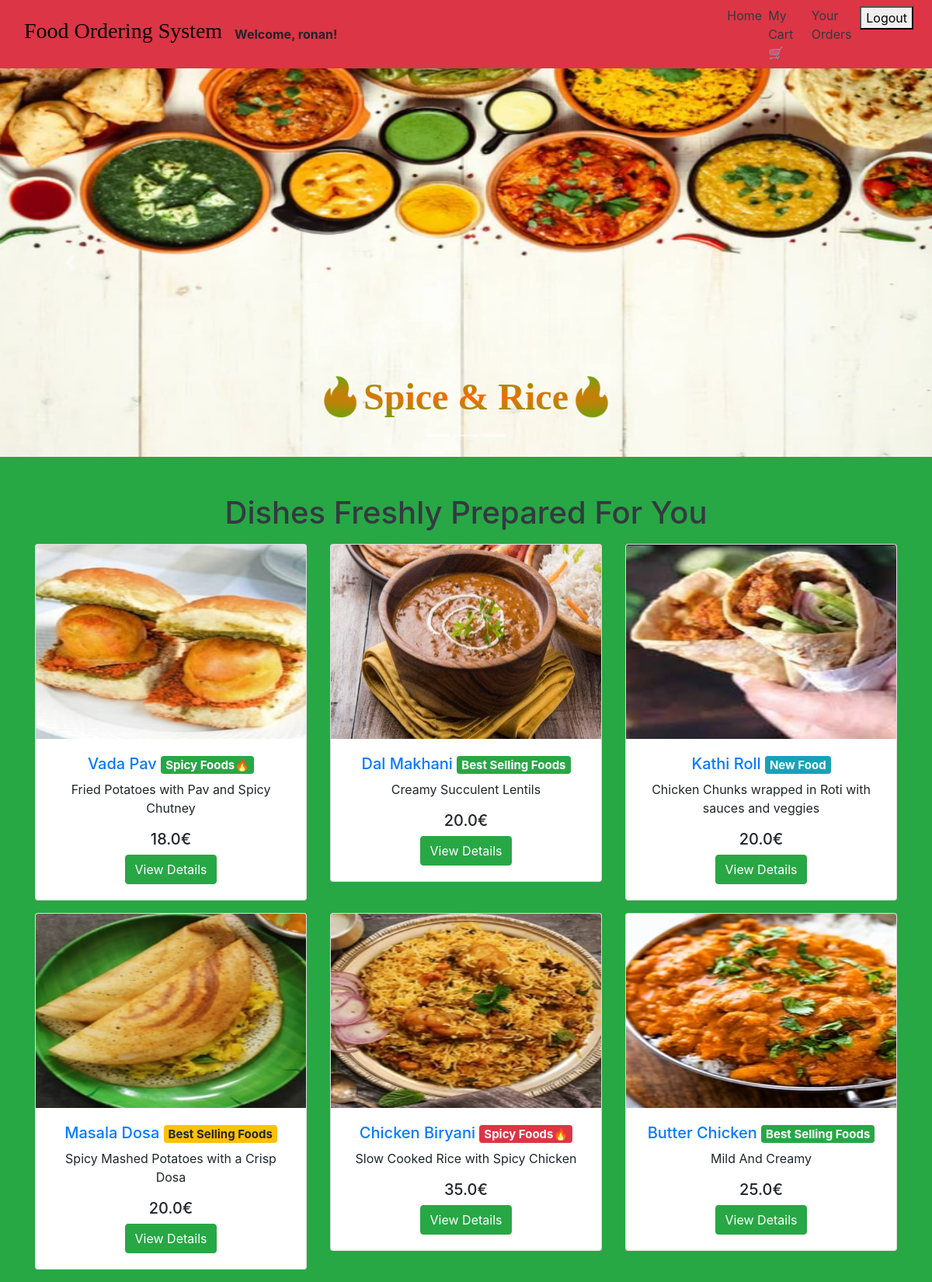
Page / (signed in) on the committed database.
### main/models.py (models this page shows, shortened)
class Item(models.Model):
    LABELS = (
        ('Best Selling Food', 'Best Selling Food'),
        ('New Food', 'New Food'),
        ('Spicy Food🔥', 'Spicy Food🔥'),
    )
    LABEL_COLOUR = (
        ('danger', 'danger'),
        ('success', 'success'),
        ('primary', 'primary'),
        ('info', 'info'),
        ('warning', 'warning'),
    )
    title = models.CharField(max_length=150)
    description = models.CharField(max_length=250,blank=True)
    price = models.FloatField()
    pieces = models.IntegerField(default=6)
    instructions = models.CharField(max_length=250,default="Available")
    image = models.ImageField(default='default.png', upload_to='images/')
    labels = models.CharField(max_length=25, choices=LABELS, blank=True)
    label_colour = models.CharField(max_length=15, choices=LABEL_COLOUR, blank=True)
    slug = models.SlugField(default="foods")
    created_by = models.ForeignKey(User, on_delete=models.CASCADE)

### main/views.py (the view)
# urls.py: path('', MenuListView.as_view(), name='home'),
class MenuListView(ListView):
    model = Item
    template_name = 'main/home.html'
    context_object_name = 'menu_items'

### main/templatetags/get_group.py (called while the page is built)
@register.filter(name='has_group')
def has_group(user, group_name):
    return user.groups.filter(name=group_name).exists()

### main/templates/main/home.html (shortened to what this page needs)
{% extends "main/layout.html" %}
{% block content %}
  <div class="home bg-success">
    <div id="carouselExampleCaptions" class="carousel slide mb-5" data-ride="carousel" style="height: 500px;">
        <ol class="carousel-indicators">
          <li data-target="#carouselExampleCaptions" data-slide-to="0" class="active"></li>
          <li data-target="#carouselExampleCaptions" data-slide-to="1"></li>
          <li data-target="#carouselExampleCaptions" data-slide-to="2"></li>
        </ol>
        <div class="carousel-inner">
          <div class="carousel-item active">
            <img src="../media/indian_food.png" class="d-block w-100" alt="sushi1" height="500px">
            <div class="carousel-caption d-none d-md-block text-dark">
              <h1 style="font-size: 300%;font-weight: 600;
              background-image:radial-gradient(#fc6806, #30bd0c);
              color: transparent;
              background-clip: text;
              -webkit-background-clip: text;font-family: verdana;">🔥Spice & Rice🔥</h1>
            </div>
          </div>
        </div>
        <a class="carousel-control-prev" href="#carouselExampleCaptions" role="button" data-slide="prev">
          <span class="carousel-control-prev-icon" aria-hidden="true"></span>
        </a>
        <a class="carousel-control-next" href="#carouselExampleCaptions" role="button" data-slide="next">
          <span class="carousel-control-next-icon" aria-hidden="true"></span>
        </a>
    </div>
    <div class="container">
      <h1 class="text-center text-dark mb-3">Dishes Freshly Prepared For You</h1>
      <div class="row">
        {% for item in menu_items %}
            <div class="col-sm-4">
                <div class="card mb-3" style="height: fit-content; overflow: auto;">
                  <img src="{{ item.image.url }}" style="height: 250px;">
                    <div class="card-body text-center">
                      <h5 class="text-center"><a href="{% url 'main:dishes' item.slug %}">{{ item.title }} </a><span class="badge badge-{{ item.label_colour }}">{{ item.labels }}</span></h5>
                      <p class="text-center">{{ item.description }}</p>
                      <h5 class="text-center">{{ item.price }}€</h5>
                      <a href="{% url 'main:dishes' item.slug %}" class="btn btn-success">View Details</a>
                    </div>
                </div>
            </div>
        {% endfor %}
      </div>
    </div>
  </div>
{% endblock content %}

### main/templates/main/layout.html (shortened to what this page needs)
{% load get_group %}
{% load static %}
<!DOCTYPE html>
<html lang="en">
<head>
    <link rel="stylesheet" href="https://maxcdn.bootstrapcdn.com/bootstrap/4.0.0/css/bootstrap.min.css">
    <link rel="stylesheet" type="text/css" href="{% static 'main/styles.css' %}">
</head>
<body>
    <nav class="navbar navbar-expand-lg navbar-dark bg-danger">
        <div class="container justify-content-center">
        <a class="navbar-brand" href="/"><h3 style="color: black;font-family: Verdana">Food Ordering System</h3></a>
        <div class="collapse navbar-collapse flex-grow-0" id="navbarNav">
            <ul class="navbar-nav text-center">
               {% if user.is_authenticated %}
                    {% if request.user|has_group:"admin_owner" %}
                    <div class=col-md-6 d-flex justify-content-center align-items-center><b> Welcome,admin! </b> </div>
                    {% else %}
                <li><div class="welcome-message ml-6"><b> Welcome, {{ user.first_name }}!</b></div></li>
                {% endif %}
            </div>
            </div>
            <ul class="navbar-nav ml-auto">
            <a href="{% url 'main:home' %}" class="mr-2 text-dark">Home</a>
                    {% if request.user|has_group:"admin_owner" %}
                        <li><a href="{% url 'main:admin_dashboard' %}" class="mr-2 text-dark">DashBoard</a></li>
                        <li>
                            <form class="logout-link" action="{% url 'accounts:logout' %}" method="post">
                                {% csrf_token %}
                                <button type="submit" class="mr-2">Logout</button>
                            </form>
                        </li>
                    {% else %}
                        <li><a href="{% url 'main:cart' %}" class="mr-2 text-dark">My Cart🛒</a></li>
                        <li><a href="{% url 'main:order_details' %}" class="mr-2 text-dark">Your Orders</a></li>
                        <li>
                            <form class="logout-link" action="{% url 'accounts:logout' %}" method="post">
                                <button type="submit" class="mr-2">Logout</button>
                            </form>
                        </li>
                    {% endif %}
                {% else %}
            </ul>
            </ul>
            <ul class="navbar-nav ml-auto">
                <li><a href="{% url 'accounts:login' %}" class="ml-2 text-dark"><b>Login</b></a></li>
                <li><a href="{% url 'accounts:signup' %}" class="ml-2 text-dark"><b>SignUp</b></a></li>
            {% endif %}
            </ul>
    </nav>
    <main role="main">
        {% block content %}{% endblock %}
    </main>

### rows in the picture
Item: image (picture), title "Vada Pav", labels "Spicy Foods🔥", description "Fried Potatoes with Pav and Spicy Chutney", price "18.0"
Item: image (picture), title "Dal Makhani", labels "Best Selling Foods", description "Creamy Succulent Lentils", price "20.0"
Item: image (picture), title "Kathi Roll", labels "New Food", description "Chicken Chunks wrapped in Roti with sauces and veggies", price "20.0"
Item: image (picture), title "Masala Dosa", labels "Best Selling Foods", description "Spicy Mashed Potatoes with a Crisp Dosa", price "20.0"
Item: image (picture), title "Chicken Biryani", labels "Spicy Foods🔥", description "Slow Cooked Rice with Spicy Chicken", price "35.0"
Item: image (picture), title "Butter Chicken", labels "Best Selling Foods", description "Mild And Creamy", price "25.0"

### other values in the picture
{{ user.first_name }} "ronan"
